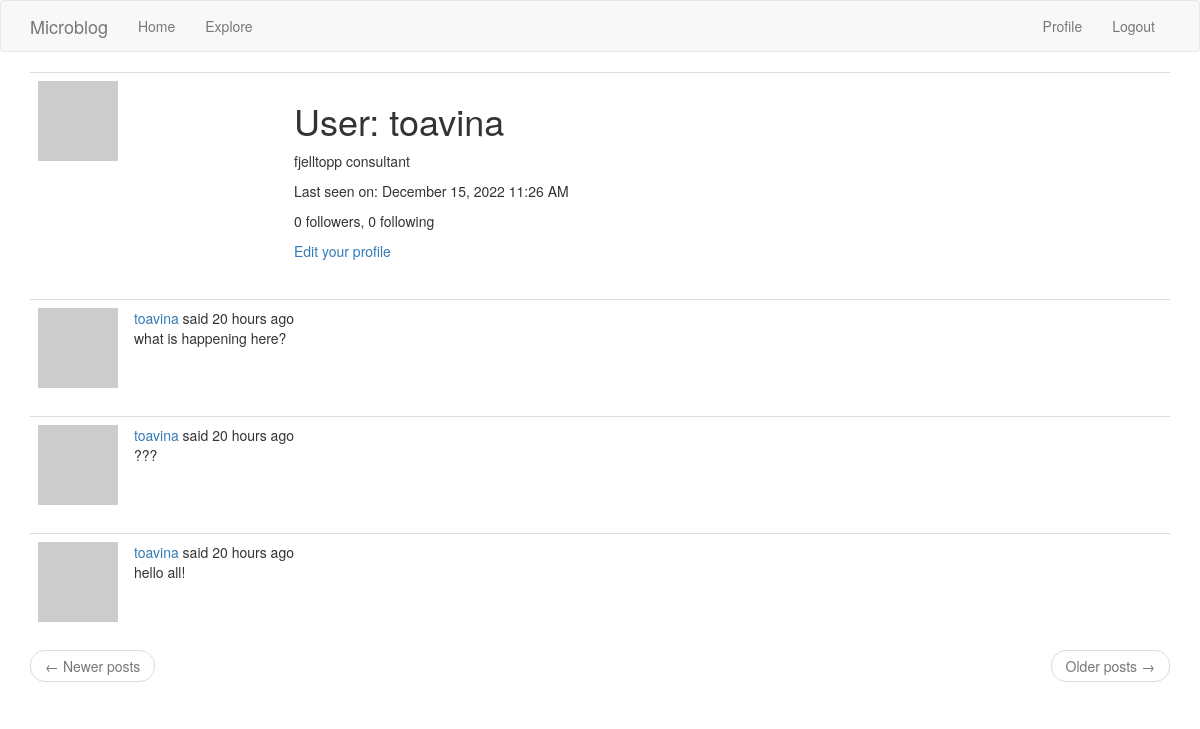
The page /user/toavina (signed in) on the database as committed earlier.
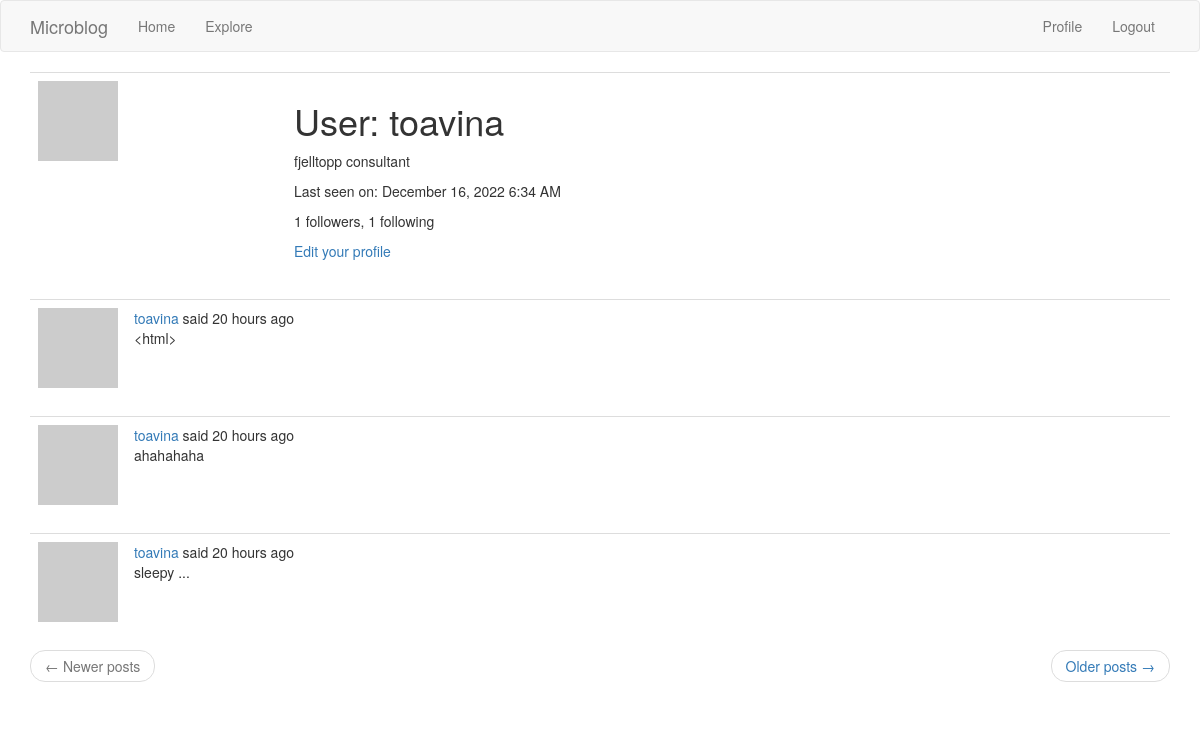
The same page on the database as committed later.
### app/models.py (models this page shows, shortened)
class User(UserMixin, db.Model):  # Important to inherit from UserMixin
    id = db.Column(db.Integer, primary_key=True)
    username = db.Column(db.String(64), index=True, unique=True)
    email = db.Column(db.String(120), index=True, unique=True)
    password_hash = db.Column(db.String(128))
    posts = db.relationship('Post', backref='author', lazy='dynamic') # Important to add this method
    about_me = db.Column(db.String(140))
    last_seen = db.Column(db.DateTime, default=datetime.utcnow)
    followed = db.relationship(
        'User', secondary=followers,
        primaryjoin=(followers.c.follower_id == id),
        secondaryjoin=(followers.c.followed_id == id),
        backref=db.backref('followers', lazy='dynamic'), lazy='dynamic')
    def avatar(self, size):
        digest = md5(self.email.lower().encode('utf-8')).hexdigest()
        return 'https://www.gravatar.com/avatar/{}?d=identicon&s={}'.format(
            digest, size)

class Post(db.Model):
    id = db.Column(db.Integer, primary_key=True)
    body = db.Column(db.String(140))
    timestamp = db.Column(db.DateTime, index=True, default=datetime.utcnow)
    user_id = db.Column(db.Integer, db.ForeignKey('user.id'))
    language = db.Column(db.String(5))

### app/routes.py (the view)
@app.route('/user/<username>')  # argument in the route
@login_required
def user(username):
    user = User.query.filter_by(username=username).first_or_404()
    page = request.args.get('page', 1, type=int)
    posts = user.posts.order_by(Post.timestamp.desc()).paginate(
        page=page, per_page=app.config['POSTS_PER_PAGE'], error_out=False)
    next_url = url_for('user', username=user.username, page=posts.next_num) \
        if posts.has_next else None
    prev_url = url_for('user', username=user.username, page=posts.prev_num) \
        if posts.has_prev else None
    form = EmptyForm()
    return render_template('user.html', user=user, posts=posts.items,
                           next_url=next_url, prev_url=prev_url, form=form)

### app/models.py (called while the page is built)
@login.user_loader  # Important to load the user into the login manager
def load_user(id):
    return User.query.get(int(id))  # Important to convert id to int

### app/routes.py (called while the page is built)
@app.before_request
def before_request():
    if current_user.is_authenticated:
        current_user.last_seen = datetime.utcnow()
        db.session.commit()
    g.locale = str(get_locale())  # Very important for translating everything including the dates

### app/templates/user.html (shortened to what this page needs)
{% extends "base.html" %}
{% block app_content %}
    <table class="table table-hover">
        <tr>
            <td width="256px"><img src="{{ user.avatar(256) }}"></td>
            <td>
                <h1>{{ _('User') }}: {{ user.username }}</h1>
                {% if user.about_me %}<p>{{ user.about_me }}</p>{% endif %}
                {% if user.last_seen %}
                <p>{{ _('Last seen on') }}: {{ moment(user.last_seen).format('LLL') }}</p>
                {% endif %}
                <p>{{ _('%(count)d followers', count=user.followers.count()) }}, {{ _('%(count)d following', count=user.followed.count()) }}</p>
                {% if user == current_user %}
                <p><a href="{{ url_for('edit_profile') }}">{{ _('Edit your profile') }}</a></p>
                {% endif %}
            </td>
        </tr>
    </table>
    {% for post in posts %}
        {% include '_post.html' %}
    {% endfor %}
    <nav aria-label="...">
        <ul class="pager">
            <li class="previous{% if not prev_url %} disabled{% endif %}">
                <a href="{{ prev_url or '#' }}">
                    <span aria-hidden="true">&larr;</span> {{ _('Newer posts') }}
                </a>
            </li>
            <li class="next{% if not next_url %} disabled{% endif %}">
                <a href="{{ next_url or '#' }}">
                    {{ _('Older posts') }} <span aria-hidden="true">&rarr;</span>
                </a>
            </li>
        </ul>
    </nav>
{% endblock %}

### app/templates/_post.html (shortened to what this page needs)
    <table class="table table-hover">
        <tr>
            <td width="70px">
                <a href="{{ url_for('user', username=post.author.username) }}">
                    <img src="{{ post.author.avatar(70) }}" />
                </a>
            </td>
            <td>
                {{ _('%(username)s said %(when)s',
                    username=user_link, when=moment(post.timestamp).fromNow()) }}
                <br>
                {{ post.body }}
            </td>
        </tr>
    </table>

Rows that differ between the two databases and show on the page:
no longer on this page (row unchanged): Post: body "what is happening here?"
no longer on this page (row unchanged): Post: body "???"
no longer on this page (row unchanged): Post: body "hello all!"
changed User "toavina": last_seen "December 15, 2022 11:26 AM" → "December 16, 2022 6:34 AM"
added Post: body "<html>"
added Post: body "ahahahaha"
added Post: body "sleepy ..."
Other text that changed with them:
text no longer shown: "0 followers 0 following"
text now shown: "1 followers 1 following"
